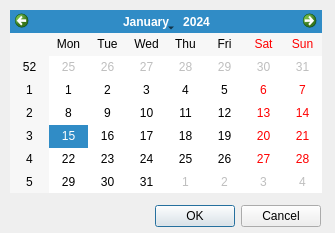
<?xml version="1.0" encoding="UTF-8"?>
<ui version="4.0">
 <class>Dialog</class>
 <widget class="QDialog" name="Dialog">
  <property name="geometry">
   <rect>
    <x>0</x>
    <y>0</y>
    <width>335</width>
    <height>233</height>
   </rect>
  </property>
  <property name="windowTitle">
   <string>Choose date</string>
  </property>
  <widget class="QDialogButtonBox" name="buttonBox">
   <property name="geometry">
    <rect>
     <x>-20</x>
     <y>200</y>
     <width>341</width>
     <height>32</height>
    </rect>
   </property>
   <property name="orientation">
    <enum>Qt::Horizontal</enum>
   </property>
   <property name="standardButtons">
    <set>QDialogButtonBox::Cancel|QDialogButtonBox::Ok</set>
   </property>
  </widget>
  <widget class="QCalendarWidget" name="calendarWidget">
   <property name="geometry">
    <rect>
     <x>10</x>
     <y>10</y>
     <width>312</width>
     <height>183</height>
    </rect>
   </property>
  </widget>
 </widget>
 <resources/>
 <connections>
  <connection>
   <sender>buttonBox</sender>
   <signal>accepted()</signal>
   <receiver>Dialog</receiver>
   <slot>accept()</slot>
   <hints>
    <hint type="sourcelabel">
     <x>248</x>
     <y>254</y>
    </hint>
    <hint type="destinationlabel">
     <x>157</x>
     <y>274</y>
    </hint>
   </hints>
  </connection>
  <connection>
   <sender>buttonBox</sender>
   <signal>rejected()</signal>
   <receiver>Dialog</receiver>
   <slot>reject()</slot>
   <hints>
    <hint type="sourcelabel">
     <x>316</x>
     <y>260</y>
    </hint>
    <hint type="destinationlabel">
     <x>286</x>
     <y>274</y>
    </hint>
   </hints>
  </connection>
 </connections>
</ui>
